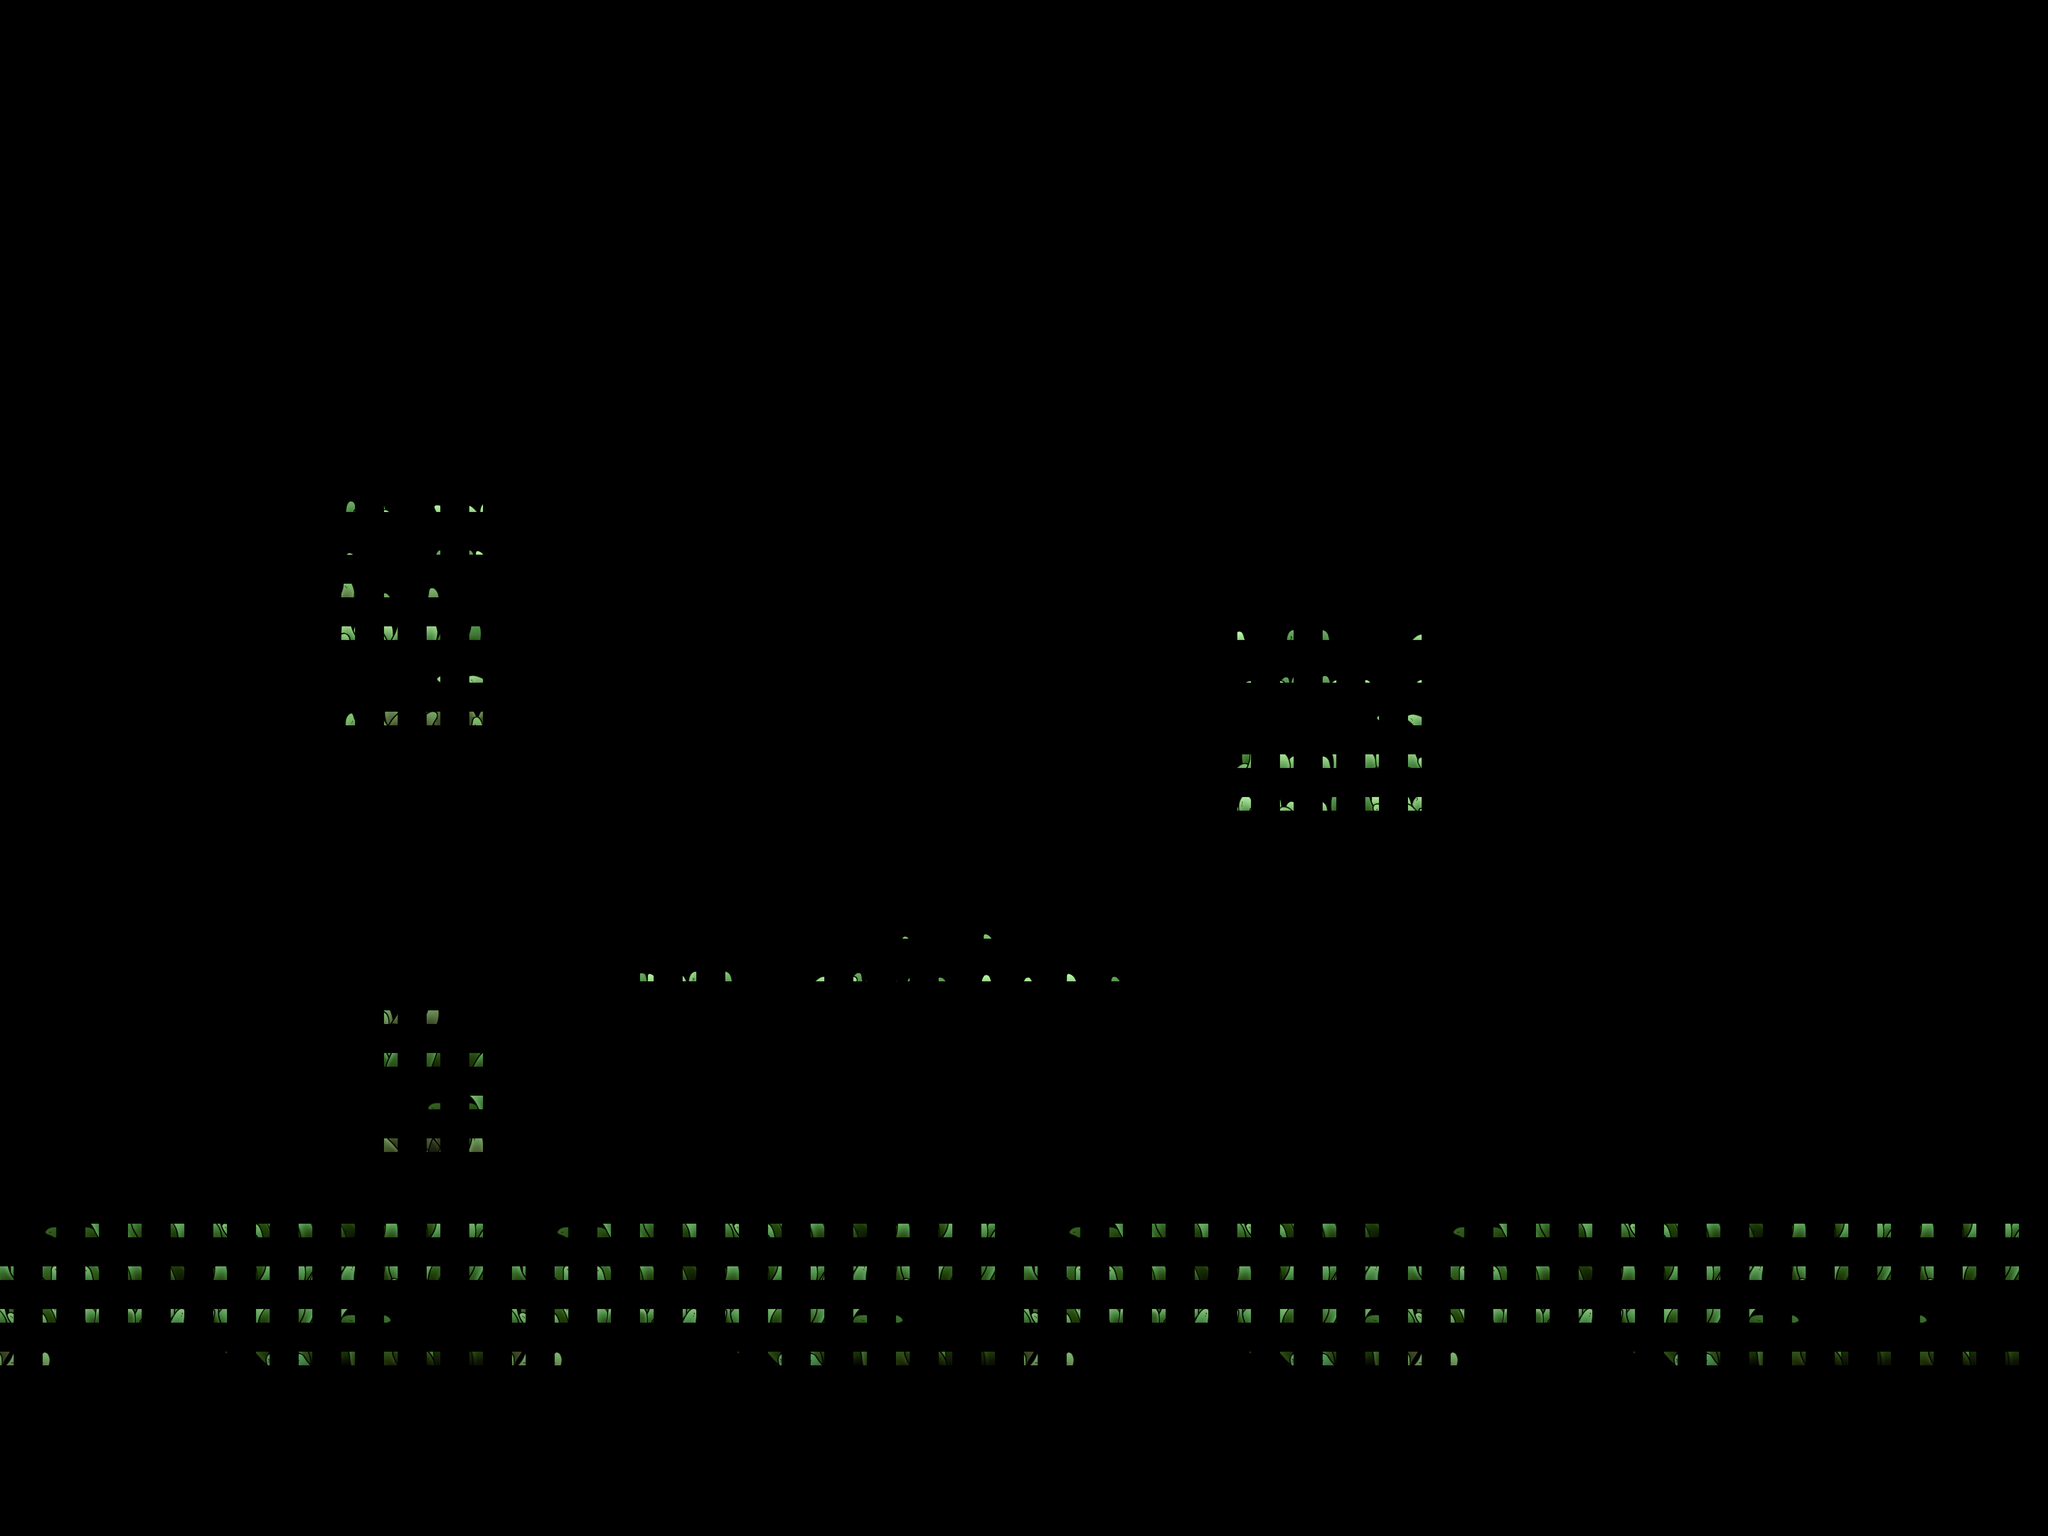

This game map was drawn from its Tiled (.tmx) file and the tilesets committed beside it. A one-line description and the trimmed map source follow:
An orthogonal 48x36 tile map with 100x100 px tiles, 2 tile layers (Nền đen, Gạch).

<map version="1.10" tiledversion="1.11.2" orientation="orthogonal" renderorder="right-down" width="48" height="36" tilewidth="100" tileheight="100" infinite="0" nextlayerid="4" nextobjectid="1">
 <tileset firstgid="1" source="Mossy - FloatingPlatforms.tsx" />
 <layer id="1" name="Nền đen" width="48" height="36">
  <data>[1728 cells, 1536 non-empty, 2 distinct tile ids]</data>
 </layer>
 <layer id="3" name="Gạch" width="48" height="36">
  <data>[1728 cells, 329 non-empty, 185 distinct tile ids]</data>
 </layer>
</map>
